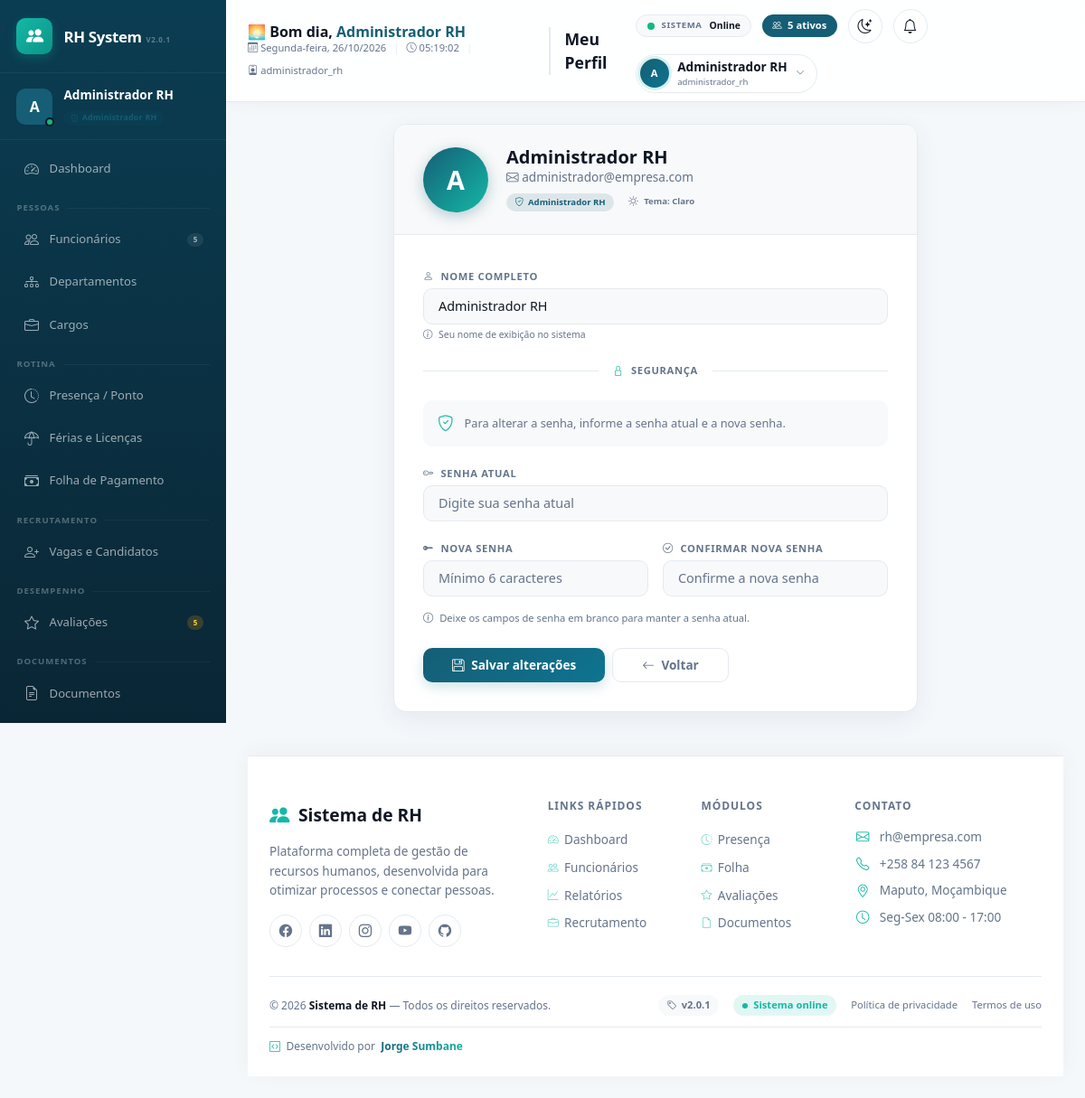
Page /modules/perfil/index.php (signed in) on the committed database.
### tables this page shows
CREATE TABLE usuarios (
    id INT AUTO_INCREMENT PRIMARY KEY,
    nome VARCHAR(150) NOT NULL,
    email VARCHAR(150) NOT NULL UNIQUE,
    senha_hash VARCHAR(255) NOT NULL,
    perfil ENUM('super_admin','administrador_rh','gestor','funcionario','auditor') NOT NULL DEFAULT 'funcionario',
    funcionario_id INT NULL,  
    ativo TINYINT(1) NOT NULL DEFAULT 1,
    tentativas_login INT NOT NULL DEFAULT 0,
    bloqueado_ate DATETIME NULL,
    tema_preferido ENUM('claro','escuro') NOT NULL DEFAULT 'claro',
    ultimo_login DATETIME NULL,
    criado_em DATETIME NOT NULL DEFAULT CURRENT_TIMESTAMP,
    CONSTRAINT fk_usuario_funcionario FOREIGN KEY (funcionario_id) REFERENCES funcionarios(id) ON DELETE SET NULL
);

### includes/bootstrap.php (called while the page is built, shortened)
<?php
spl_autoload_register(function (string $classe): void {
    $caminho = __DIR__ . '/../classes/' . $classe . '.php';
});
require_once __DIR__ . '/auth.php';
require_once __DIR__ . '/functions.php';

### classes/Database.php (called while the page is built, shortened)
<?php
class Database
{
    private static ?PDO $instance = null;
    public static function getConnection(): PDO
    {
        if (self::$instance === null) {
            $dsn = sprintf(
                'mysql:host=%s;port=%s;dbname=%s;charset=%s',
                DB_HOST,
                DB_PORT,
                DB_NAME,
                DB_CHARSET
            );
            $options = [
                PDO::ATTR_ERRMODE            => PDO::ERRMODE_EXCEPTION,
                PDO::ATTR_DEFAULT_FETCH_MODE => PDO::FETCH_ASSOC,
                PDO::ATTR_EMULATE_PREPARES   => false,
            ];
            try {
                self::$instance = new PDO($dsn, DB_USER, DB_PASS, $options);
                $offset = (new DateTime('now', new DateTimeZone(date_default_timezone_get())))->format('P');
                self::$instance->exec("SET time_zone = '{$offset}'");
            } catch (PDOException $e) {
                error_log('Erro de conexão com o banco: ' . $e->getMessage());
                die('Não foi possível conectar ao banco de dados. Verifique se o MySQL está em execução no XAMPP e se o banco "rh_sistema" foi importado (veja database/schema.sql).');
            }
        }
        return self::$instance;
    }
}

### includes/auth.php (called while the page is built, shortened)
<?php
function nomePerfil(string $perfil): string
{
    return NOMES_PERFIS[$perfil] ?? ucfirst(str_replace('_', ' ', $perfil));
}
function usuarioAtualId(): ?int
{
    return $_SESSION['usuario_id'] ?? null;
}

### classes/Usuario.php (called while the page is built, shortened)
<?php
class Usuario
{
    private PDO $db;
    public function __construct()
    {
        $this->db = Database::getConnection();
    }
    public function buscarPorId(int $id): ?array
    {
        $stmt = $this->db->prepare('SELECT * FROM usuarios WHERE id = :id');
        $stmt->execute([':id' => $id]);
        $resultado = $stmt->fetch();
        return $resultado ?: null;
    }
}

### includes/functions.php (called while the page is built, shortened)
<?php
function e(?string $texto): string
{
    return htmlspecialchars($texto ?? '', ENT_QUOTES, 'UTF-8');
}
    ?>

### modules/perfil/index.php (the view, shortened to what this page needs)
<?php
require_once __DIR__ . '/../../includes/bootstrap.php';
$usuarioModel = new Usuario();
$usuario = $usuarioModel->buscarPorId(usuarioAtualId());
require __DIR__ . '/../../includes/header.php';
?>
<div class="perfil-container">
    <div class="perfil-card">
        <div class="perfil-header">
            <div class="perfil-avatar">
                <?= e(strtoupper(substr($usuario['nome'], 0, 1))) ?>
            </div>
            <div class="perfil-info">
                <h5><?= e($usuario['nome']) ?></h5>
                <div class="perfil-email">
                    <i class="bi bi-envelope"></i> <?= e($usuario['email']) ?>
                </div>
                <div class="perfil-perfil">
                    <i class="bi bi-shield-check"></i>
                    <?= e(nomePerfil($usuario['perfil'])) ?>
                </div>
                <div class="perfil-tema-badge">
                    <i class="bi <?= ($_SESSION['usuario_tema'] ?? 'claro') === 'escuro' ? 'bi-moon' : 'bi-sun' ?>"></i>
                    Tema: <?= ucfirst($_SESSION['usuario_tema'] ?? 'Claro') ?>
                </div>
            </div>
        </div>
        <div class="perfil-body">
            <form method="POST" novalidate>
                <div class="mb-3">
                    <label class="form-label"><i class="bi bi-person"></i> Nome completo</label>
                    <input type="text" name="nome" class="form-control" required value="<?= e($usuario['nome']) ?>">
                    <div class="form-text">
                        <i class="bi bi-info-circle"></i> Seu nome de exibição no sistema
                    </div>
                </div>
                <div class="divider">
                    <span><i class="bi bi-lock"></i> Segurança</span>
                </div>
                <div class="perfil-security-info">
                    <i class="bi bi-shield-check"></i>
                    <span>Para alterar a senha, informe a senha atual e a nova senha.</span>
                </div>
                <div class="mb-3">
                    <label class="form-label"><i class="bi bi-key"></i> Senha atual</label>
                    <input type="password" name="senha_atual" class="form-control" autocomplete="current-password" placeholder="Digite sua senha atual">
                </div>
                <div class="row g-3 mb-3">
                    <div class="col-md-6">
                        <label class="form-label"><i class="bi bi-key-fill"></i> Nova senha</label>
                        <input type="password" name="nova_senha" class="form-control" minlength="6" autocomplete="new-password" placeholder="Mínimo 6 caracteres">
                    </div>
                    <div class="col-md-6">
                        <label class="form-label"><i class="bi bi-check-circle"></i> Confirmar nova senha</label>
                        <input type="password" name="confirmacao" class="form-control" minlength="6" autocomplete="new-password" placeholder="Confirme a nova senha">
                    </div>
                </div>
                <div class="form-text mb-3" style="font-size:0.7rem;">
                    <i class="bi bi-info-circle"></i> Deixe os campos de senha em branco para manter a senha atual.
                </div>
                <div class="d-flex gap-2 flex-wrap mt-4">
                    <button type="submit" class="btn btn-primary">
                        <i class="bi bi-floppy me-1"></i> Salvar alterações
                    </button>
                    <a href="<?= BASE_URL ?>/modules/dashboard/index.php" class="btn btn-secondary">
                        <i class="bi bi-arrow-left me-1"></i> Voltar
                    </a>
                </div>
            </form>
        </div>
    </div>
</div>
<?php require __DIR__ . '/../../includes/footer.php'; ?>

### assets/css/style.css (style rules this page uses)
:root { --rh-primary: #155e75; --rh-primary-light: #0e7490; --rh-accent: #14b8a6; --rh-bg: #f5f8fb; --rh-card-bg: #ffffff; --rh-border: #e5eaf0; --rh-shadow: 0 8px 28px rgba(15, 41, 64, .07); --rh-shadow-hover: 0 16px 38px rgba(15, 41, 64, .12); --rh-text-primary: #0f1724; --rh-text-secondary: #334155; --rh-text-muted: #64748b; --rh-text-light: #f8fafc; --rh-sidebar-bg: linear-gradient(180deg, #0b3d52 0%, #0a2635 100%); --rh-topbar-bg: rgba(255, 255, 255, .88); --rh-success: #10b981; --rh-success-bg: #d1fae5; --rh-success-text: #065f46; --rh-danger: #ef4444; --rh-danger-bg: #fee2e2; --rh-danger-text: #991b1b; --rh-warning: #f59e0b; --rh-warning-bg: #fef3c7; --rh-warning-text: #92400e; --rh-info: #3b82f6; --rh-info-bg: #dbeafe; --rh-info-text: #1e40af; --rh-purple: #8b5cf6; --rh-purple-bg: #ede9fe; --rh-purple-text: #5b21b6; --rh-radius: 14px; }
html { min-height: 100%; overflow-y: auto; overflow-x: hidden; }
body { min-height: 100vh; margin: 0; background: var(--rh-bg); color: var(--rh-text-primary); font-family: 'Segoe UI', system-ui, -apple-system, sans-serif; overflow-x: hidden; overflow-y: auto; transition: background 0.3s ease, color 0.3s ease; }
.form-control, .form-select { background: var(--bs-tertiary-bg); border: 1.5px solid var(--rh-border); color: var(--rh-text-primary); border-radius: 10px; padding: 0.62rem .8rem; transition: all 0.3s ease; }
.form-control::placeholder { color: var(--rh-text-muted); }
.form-label { color: var(--rh-text-secondary); font-size: 0.75rem; font-weight: 600; text-transform: uppercase; letter-spacing: 0.05em; margin-bottom: 0.3rem; }
.form-text { color: var(--rh-text-muted); font-size: 0.65rem; }
.btn { border-radius: 10px; font-weight: 650; transition: transform .18s ease, box-shadow .18s ease; }
.btn-primary { background: linear-gradient(135deg, var(--rh-primary), var(--rh-primary-light)); border: 0; color: #fff; box-shadow: 0 5px 14px rgba(14, 116, 144, .2); }

### assets/css/dashboard.css (style rules this page uses)
:root { --dash-primary:#155e75; --dash-primary-2:#0e7490; --dash-teal:#14b8a6; --dash-purple:#7c3aed; --dash-orange:#f97316; --dash-radius:16px; --dash-shadow:0 10px 30px rgba(15,41,64,.08); --dash-shadow-hover:0 18px 44px rgba(15,41,64,.14); }

### assets/css/responsive.css (style rules this page uses)
html { overflow-x:hidden; }
body { min-width:320px; }

### rows in the picture
usuarios: nome "A", nome "Administrador RH", email "administrador@empresa.com", perfil "Administrador RH"

### other values in the picture
$avatarInicial "A"
$nomeUsuario "Administrador RH"
$perfilLabel "Administrador RH"
$totalFuncionarios "5"
$avaliacoesPendentes "5"
$diaSemana "Segunda-feira"
$perfilUsuario "administrador_rh"
$pageTitle "Meu Perfil"
$totalAtivos "5"
substr($nomeUsuario, 0, 1) "A"
$_SESSION['usuario_tema'] "Claro"
